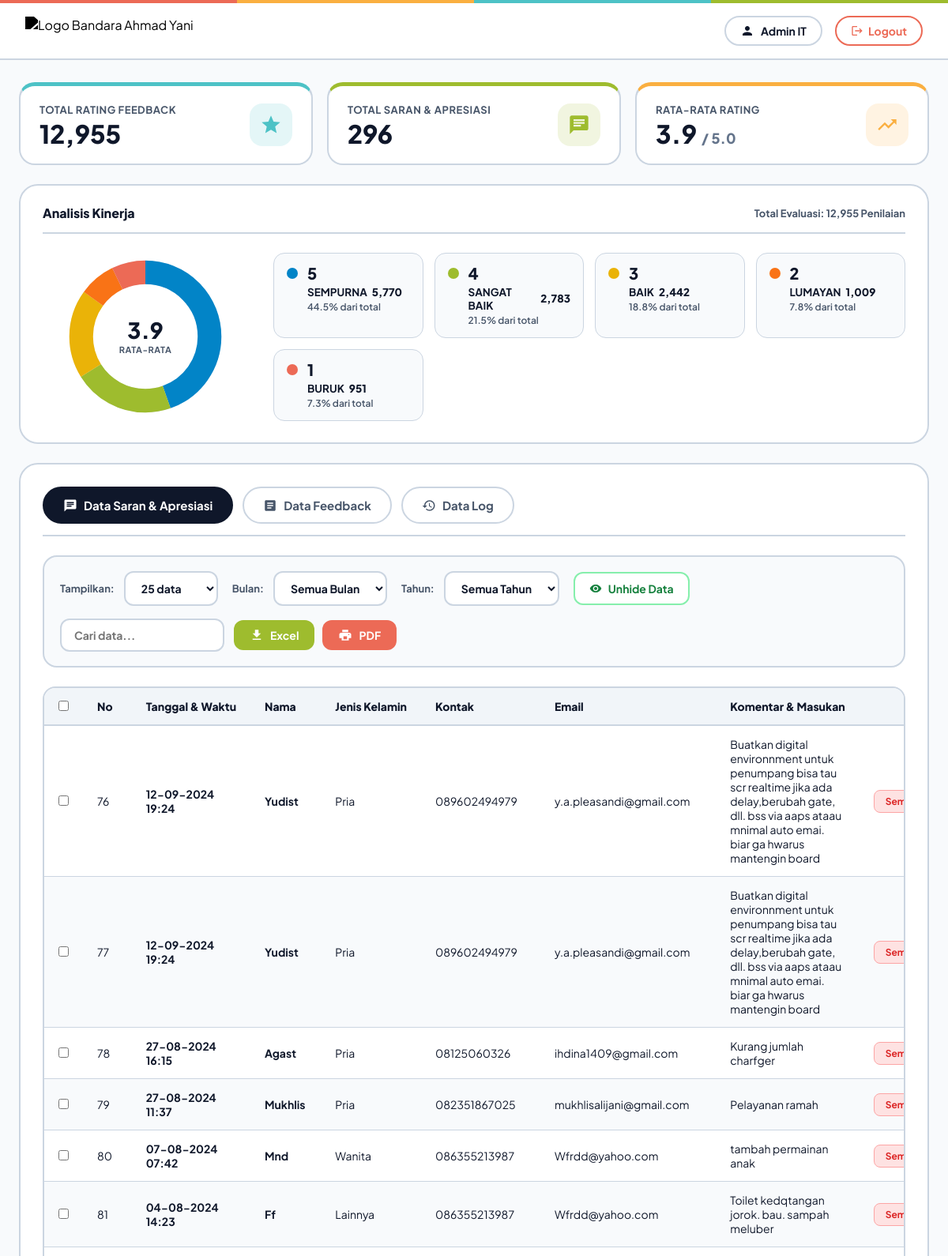
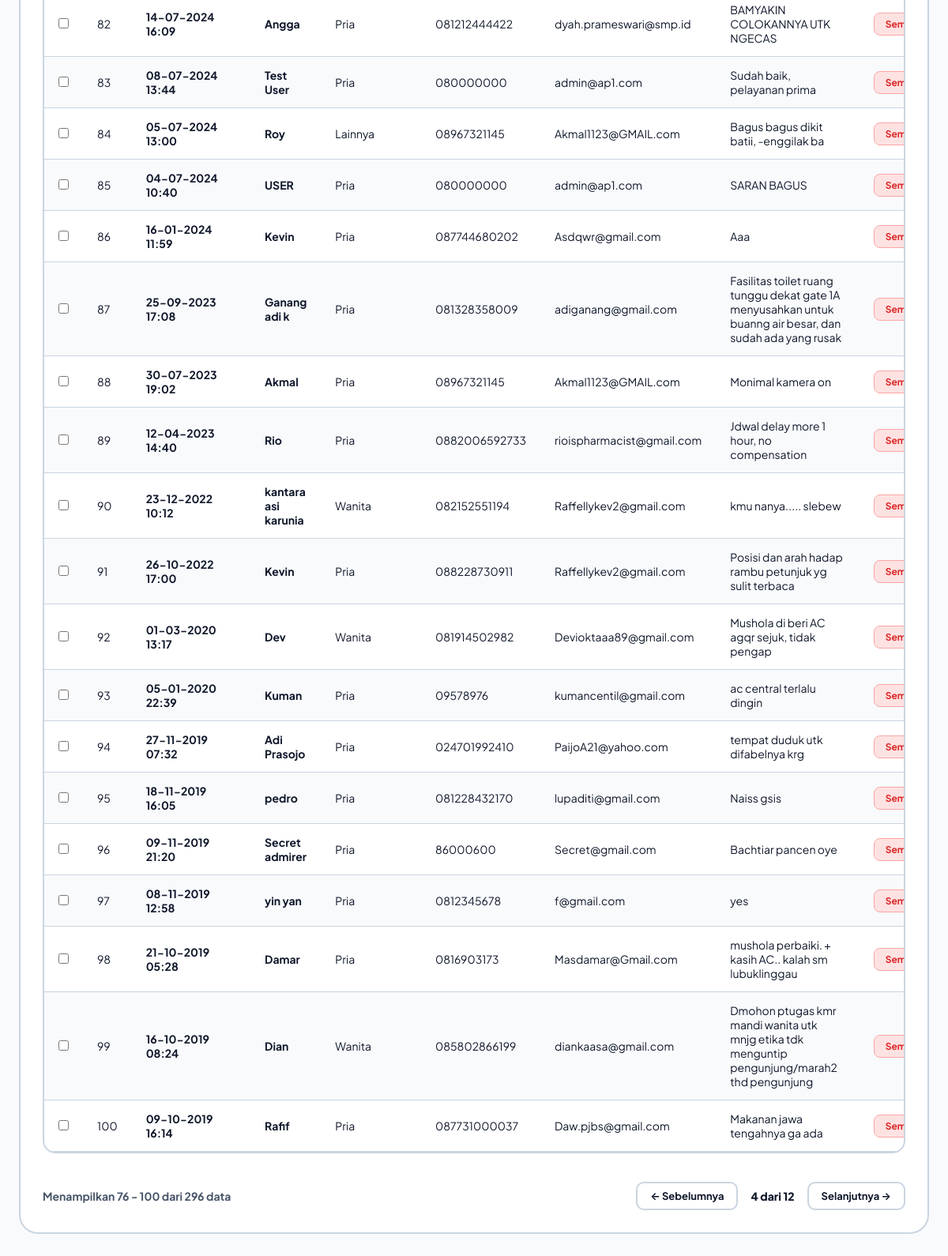
Screenshot of /dashboard/index.php?tab=saran&limit=25&month=all&year=all&p=4 (signed in) with the database file from the repository (2 pictures, top to bottom).
### tables this page shows
CREATE TABLE `person` (
  `id_person` int(250) NOT NULL AUTO_INCREMENT,
  `cookie` varchar(200) NOT NULL,
  `Name` varchar(200) NOT NULL,
  `Gender` int(11) NOT NULL,
  `Contact` text NOT NULL,
  `Subject` int(11) NOT NULL,
  `Email` text NOT NULL,
  `Coment` text NOT NULL,
  `date_fb` datetime NOT NULL,
  `flag` int(1) NOT NULL,
  PRIMARY KEY (`id_person`),
  KEY `cookie` (`cookie`),
  KEY `cookie_2` (`cookie`)
);

### dashboard/index.php (the view, shortened to what the rows shown need)
<?php
$tab = isset($_GET['tab']) ? $_GET['tab'] : 'saran';
$limit = isset($_GET['limit']) ? intval($_GET['limit']) : 25;
$month = isset($_GET['month']) ? $_GET['month'] : 'all';
$year = isset($_GET['year']) ? $_GET['year'] : 'all';
$page_num = isset($_GET['p']) ? max(1, intval($_GET['p'])) : 1;
$offset = ($page_num - 1) * $limit;
$where_clauses = array();
$total_records = 0;
$table_data = array();
if ($tab === 'saran') {
    $where_clauses[] = "(flag = 1 OR flag IS NULL)";
    $where_sql = !empty($where_clauses) ? "WHERE " . implode(" AND ", $where_clauses) : "";
    $res_count = @mysql_query("SELECT COUNT(*) as count FROM person $where_sql");
    $row_count = @mysql_fetch_assoc($res_count);
    $total_records = isset($row_count['count']) ? intval($row_count['count']) : 0;
    $res_data = @mysql_query("SELECT * FROM person $where_sql ORDER BY date_fb DESC LIMIT $offset, $limit");
    if ($res_data) {
        while ($r = mysql_fetch_assoc($res_data)) {
            $table_data[] = $r;
        }
    }
} else if ($tab === 'feedback') {
    if ($month !== 'all' && is_numeric($month)) $where_clauses[] = "MONTH(r.date_time) = " . intval($month);
    if ($year !== 'all' && is_numeric($year)) $where_clauses[] = "YEAR(r.date_time) = " . intval($year);
    $where_sql = !empty($where_clauses) ? "WHERE " . implode(" AND ", $where_clauses) : "";
    $query_feedback = "SELECT u.Id_unit, u.nama_unit, AVG(r.Id_vote) as avg_score, COUNT(r.Id_vote) as total_votes
                       FROM unit_n u
                       LEFT JOIN rate_n r ON u.Id_unit = r.Id_unit
                       $where_sql
                       GROUP BY u.Id_unit, u.nama_unit
                       ORDER BY avg_score DESC, total_votes DESC";
    $res_data = @mysql_query($query_feedback);
    $all_units_data = array();
    if ($res_data) {
        while ($r = mysql_fetch_assoc($res_data)) {
            $all_units_data[] = $r;
        }
    }
    $total_records = count($all_units_data);
    $table_data = array_slice($all_units_data, $offset, $limit);
}
$start_item = ($total_records > 0) ? ($offset + 1) : 0;
?>
<!DOCTYPE html>
<html lang="id">
<head>
    <link rel="stylesheet" href="css/dashboard_modern.css">
</head>
<body>
    <main class="dash-container">
        <section class="panel-card">
            <div class="table-wrapper">
                <form id="batchActionForm" method="post" action="index.php?tab=<?php echo urlencode($tab); ?>&limit=<?php echo $limit; ?>&month=<?php echo urlencode($month); ?>&year=<?php echo urlencode($year); ?>&p=<?php echo $page_num; ?>">
                    <table id="dataTable" class="data-table">
                        <thead>
                            <?php if ($tab === 'saran'): ?>
                                <tr>
                                    <th width="40" style="text-align: center;">
                                        <input type="checkbox" id="selectAllCheckbox" onclick="toggleSelectAll(this)" title="Pilih Semua">
                                    </th>
                                    <th width="45">No</th>
                                    <th width="150">Tanggal & Waktu</th>
                                    <th>Nama</th>
                                    <th>Jenis Kelamin</th>
                                    <th>Kontak</th>
                                    <th>Email</th>
                                    <th>Komentar & Masukan</th>
                                    <th width="140" style="text-align: center;">Aksi</th>
                                </tr>
                            <?php endif; ?>
                        </thead>
                        <tbody>
                            <?php if (!empty($table_data)): ?>
                                <?php $curr_no = $start_item; ?>
                                <?php foreach ($table_data as $row): ?>
                                    <?php if ($tab === 'saran'): ?>
                                        <?php
                                        $gender = ($row['Gender'] == 1) ? 'Pria' : (($row['Gender'] == 2) ? 'Wanita' : 'Lainnya');
                                        ?>
                                        <tr>
                                            <td align="center">
                                                <input type="checkbox" name="selected_cookies[]" class="row-checkbox" value="<?php echo htmlspecialchars($row['cookie']); ?>" onclick="updateBatchToolbar()">
                                            </td>
                                            <td><?php echo $curr_no++; ?></td>
                                            <td><strong><?php echo date("d-m-Y H:i", strtotime($row['date_fb'])); ?></strong></td>
                                            <td><strong><?php echo htmlspecialchars($row['Name']); ?></strong></td>
                                            <td><?php echo $gender; ?></td>
                                            <td><?php echo htmlspecialchars($row['Contact']); ?></td>
                                            <td><?php echo htmlspecialchars($row['Email']); ?></td>
                                            <td><?php echo htmlspecialchars($row['Coment']); ?></td>
                                            <td align="center">
                                                <button type="button" class="btn-action-toggle btn-action-hide" onclick="singleToggleFlag('<?php echo htmlspecialchars($row['cookie']); ?>', 0)" title="Sembunyikan review ini">
                                                    Sembunyikan
                                                </button>
                                            </td>
                                        </tr>
                                    <?php endif; ?>
                                <?php endforeach; ?>
                            <?php endif; ?>
                        </tbody>
                    </table>
                </form>
            </div>
        </section>
    </main>
</body>
</html>

### rows the page displays
person: date_fb "12-09-2024 19:24", Name "Yudist", Gender "Pria", Contact "089602494979", Email "y.a.pleasandi@gmail.com", Coment "Buatkan digital environnment untuk penumpang bisa tau scr realtime jika ada delay,berubah gate, dll. bss via aaps ataau mnimal auto emai. biar ga hwarus mantengin board"
person: date_fb "12-09-2024 19:24", Name "Yudist", Gender "Pria", Contact "089602494979", Email "y.a.pleasandi@gmail.com", Coment "Buatkan digital environnment untuk penumpang bisa tau scr realtime jika ada delay,berubah gate, dll. bss via aaps ataau mnimal auto emai. biar ga hwarus mantengin board"
person: date_fb "27-08-2024 16:15", Name "Agast", Gender "Pria", Contact "08125060326", Email "ihdina1409@gmail.com", Coment "Kurang jumlah charfger"
person: date_fb "27-08-2024 11:37", Name "Mukhlis", Gender "Pria", Contact "082351867025", Email "mukhlisalijani@gmail.com", Coment "Pelayanan ramah"
person: date_fb "07-08-2024 07:42", Name "Mnd", Gender "Wanita", Contact "086355213987", Email "Wfrdd@yahoo.com", Coment "tambah permainan anak"
person: date_fb "04-08-2024 14:23", Name "Ff", Gender "Lainnya", Contact "086355213987", Email "Wfrdd@yahoo.com", Coment "Toilet kedqtangan jorok. bau. sampah meluber"
person: date_fb "14-07-2024 16:09", Name "Angga", Gender "Pria", Contact "081212444422", Email "dyah.prameswari@smp.id", Coment "BAMYAKIN COLOKANNYA UTK NGECAS"
person: date_fb "08-07-2024 13:44", Name "Test User", Gender "Pria", Contact "080000000", Email "admin@ap1.com", Coment "Sudah baik, pelayanan prima"
person: date_fb "05-07-2024 13:00", Name "Roy", Gender "Lainnya", Contact "08967321145", Email "Akmal1123@GMAIL.com", Coment "Bagus bagus dikit batii, -enggilak ba"
person: date_fb "04-07-2024 10:40", Name "USER", Gender "Pria", Contact "080000000", Email "admin@ap1.com", Coment "SARAN BAGUS"
person: date_fb "16-01-2024 11:59", Name "Kevin", Gender "Pria", Contact "087744680202", Email "Asdqwr@gmail.com", Coment "Aaa"
person: date_fb "25-09-2023 17:08", Name "Ganang adi k", Gender "Pria", Contact "081328358009", Email "adiganang@gmail.com", Coment "Fasilitas toilet ruang tunggu dekat gate 1A menyusahkan untuk buanng air besar, dan sudah ada yang rusak"
person: date_fb "30-07-2023 19:02", Name "Akmal", Gender "Pria", Contact "08967321145", Email "Akmal1123@GMAIL.com", Coment "Monimal kamera on"
person: date_fb "12-04-2023 14:40", Name "Rio", Gender "Pria", Contact "0882006592733", Email "rioispharmacist@gmail.com", Coment "Jdwal delay more 1 hour, no compensation"
person: date_fb "23-12-2022 10:12", Name "kantara asi karunia", Gender "Wanita", Contact "082152551194", Email "Raffellykev2@gmail.com", Coment "kmu nanya..... slebew"
person: date_fb "26-10-2022 17:00", Name "Kevin", Gender "Pria", Contact "088228730911", Email "Raffellykev2@gmail.com", Coment "Posisi dan arah hadap rambu petunjuk yg sulit terbaca"
person: date_fb "01-03-2020 13:17", Name "Dev", Gender "Wanita", Contact "081914502982", Email "Devioktaaa89@gmail.com", Coment "Mushola di beri AC agqr sejuk, tidak pengap"
person: date_fb "05-01-2020 22:39", Name "Kuman", Gender "Pria", Contact "09578976", Email "kumancentil@gmail.com", Coment "ac central terlalu dingin"
person: date_fb "27-11-2019 07:32", Name "Adi Prasojo", Gender "Pria", Contact "024701992410", Email "PaijoA21@yahoo.com", Coment "tempat duduk utk difabelnya krg"
person: date_fb "18-11-2019 16:05", Name "pedro", Gender "Pria", Contact "081228432170", Email "lupaditi@gmail.com", Coment "Naiss gsis"
person: date_fb "09-11-2019 21:20", Name "Secret admirer", Gender "Pria", Contact "86000600", Email "Secret@gmail.com", Coment "Bachtiar pancen oye"
person: date_fb "08-11-2019 12:58", Name "yin yan", Gender "Pria", Contact "0812345678", Email "f@gmail.com", Coment "yes"
person: date_fb "21-10-2019 05:28", Name "Damar", Gender "Pria", Contact "0816903173", Email "Masdamar@Gmail.com", Coment "mushola perbaiki. + kasih AC.. kalah sm lubuklinggau"
person: date_fb "16-10-2019 08:24", Name "Dian", Gender "Wanita", Contact "085802866199", Email "diankaasa@gmail.com", Coment "Dmohon ptugas kmr mandi wanita utk mnjg etika tdk menguntip pengunjung/marah2 thd pengunjung"
person: date_fb "09-10-2019 16:14", Name "Rafif", Gender "Pria", Contact "087731000037", Email "Daw.pjbs@gmail.com", Coment "Makanan jawa tengahnya ga ada"

### other values shown
$current_user "Admin IT"
$total_ratings "12,955"
$total_saran "296"
$avg_rating_score "3.9"
$sum_votes "12,955"
$val "5"
$label_text "SEMPURNA"
$count "5,770"
$pct "44.5"
$val "4"
$label_text "SANGAT BAIK"
$count "2,783"
$pct "21.5"
$val "3"
$label_text "BAIK"
